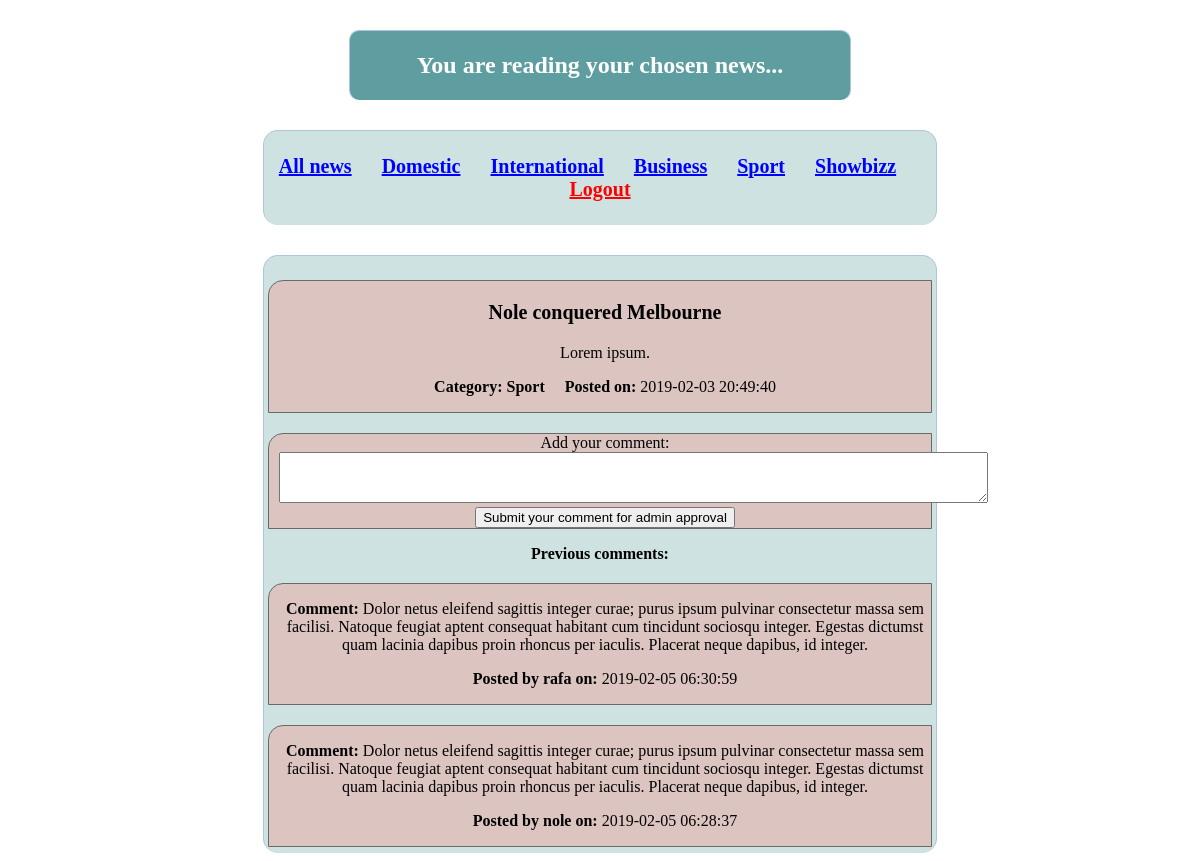
Screenshot of /myWebApp/news/show.php?idnews=1&username=AdoMino with the database file from the repository.
### tables this page shows
CREATE TABLE IF NOT EXISTS `news` (
  `idnews` int(11) NOT NULL AUTO_INCREMENT,
  `ntitle` varchar(255) NOT NULL,
  `ncontent` text NOT NULL,
  `ncategory` enum('Domestic','International','Business','Sport','Showbizz') NOT NULL,
  `ndatetime` datetime NOT NULL DEFAULT CURRENT_TIMESTAMP,
  PRIMARY KEY (`idnews`)
);

CREATE TABLE IF NOT EXISTS `comments` (
  `idcomment` int(11) NOT NULL AUTO_INCREMENT,
  `comment` text NOT NULL,
  `iduser` int(11) NOT NULL,
  `idnews` int(11) NOT NULL,
  `cdatetime` datetime DEFAULT CURRENT_TIMESTAMP,
  `is_approved` bit(1) DEFAULT NULL,
  PRIMARY KEY (`idcomment`),
  KEY `iduser` (`iduser`),
  KEY `idnews` (`idnews`)
);

CREATE TABLE IF NOT EXISTS `users` (
  `iduser` int(11) NOT NULL AUTO_INCREMENT,
  `username` varchar(60) NOT NULL,
  `password` varchar(100) NOT NULL,
  `email` varchar(100) NOT NULL,
  `status` bit(1) DEFAULT NULL,
  `isblocked` bit(1) DEFAULT NULL,
  PRIMARY KEY (`iduser`)
);

### myWebApp/news/show.php (the view, shortened to what this page needs)
<!DOCTYPE html>
<html>
<head>
	<link rel="stylesheet" type="text/css" href="../admin/style.css">
</head>
<?php
if(isset($_GET['idnews'])){
	$idnews = $_GET['idnews'];
	}
?>
<body>
	<div class="adminheader">
	<h2>You are reading your chosen news...</h2>
	</div>
	<div class="subheader">
		<?php include_once 'subheadernews.php'; ?>
	</div>
	<div class="subheader">
		<?php
			require('../konekcija.php');
			$query = "SELECT * FROM news WHERE idnews = '{$idnews}'";
			$result = mysqli_query ($conn, $query);
			$row = mysqli_fetch_assoc($result);
			?>
				<div class = "news">
						<p style="font-size:20px"><b><?php echo $row['ntitle']; ?></b></p>
						<p><?php echo $row['ncontent']; ?></p>
						<p><b>Category: <?php echo $row['ncategory']; ?></b>&nbsp;&nbsp;&nbsp;&nbsp;&nbsp;<b>Posted on: </b><?php echo $row['ndatetime']; ?></p>
				</div>
				<div class = "news">
					<form action = "#" method = "post">
						<label>Add your comment:<br/>
						<textarea name = "comment" rows="3" cols="86"></textarea></label></br>
						<input type = "submit" name = "submit" value = "Submit your comment for admin approval"></br>
					</form>
					<?php include_once 'addYourComment.php'; ?>
				</div>
					<p><b><?php echo "Previous comments:"; ?></b></p>
					<?php include_once ('previousComments.php'); ?>
	</div>
</body>
</html>

### myWebApp/news/previousComments.php (shortened to what this page needs)
<?php
			require('../konekcija.php');
			$queryc = "SELECT * FROM comments WHERE idnews='{$idnews}'";
			$resultc1 = mysqli_query ($conn, $queryc);
			if(mysqli_num_rows($resultc1) > 0){
				$resultc2 = array();
				while ($row = mysqli_fetch_assoc($resultc1)){
					array_push($resultc2, $row);
				}
			}else{
				die("<b>No previous comments available.</b>");
				}
			$resultc3 = array_reverse($resultc2);
			for ($row = 0; $row < count ($resultc3); $row++){
				?>
				<div class = "news">
						<p><b>Comment: </b><?php echo $resultc3[$row]['comment']; ?></p>
						<?php $cUserId = $resultc3[$row]['iduser'];
						?>
						<?php $query = "SELECT * FROM users WHERE iduser='{$cUserId}'";
						$result = mysqli_query($conn, $query);
						if(mysqli_num_rows($result) === 1) {
						$res = mysqli_fetch_assoc($result);
						$comUsername= $res['username'];}?>
						<p><b>Posted by <?php echo $comUsername; ?> on: </b><?php echo $resultc3[$row]['cdatetime']; ?></p>
				</div>
				<?php
				}
			?>

### myWebApp/admin/style.css (style rules this page uses)
.subheader { width: 56%; margin: 30px auto 0px; color: black; background: rgb(95, 158, 160, 0.3); text-align: center; border: 1px solid #B0C4DE; border-bottom: none; border-radius: 15px; padding: 4px; }
.adminheader { width: 42%; margin: 30px auto 0px; color: white; background: rgb(95, 158, 160); text-align: center; border: 1px solid #B0C4DE; border-bottom: none; border-radius: 10px 10px 10px 10px; padding: 1px; }
.news { background-color: rgba(250, 128, 114, 0.3); padding-left: 10px; margin-bottom: 2px; margin-top: 20px; border-radius: 15px 0px 0px 0px; border: 1px solid #696969; }

### rows the page displays
news: ntitle "Nole conquered Melbourne", ncontent "Lorem ipsum.", ncategory "Sport", ndatetime "2019-02-03 20:49:40"
comments: comment "Dolor netus eleifend sagittis integer curae; purus ipsum pulvinar consectetur massa sem facilisi. Natoque feugiat aptent consequat habitant cum tincidunt sociosqu integer. Egestas dictumst quam lacinia dapibus proin rhoncus per iaculis. Placerat neque dapibus, id integer.", iduser.username "rafa", cdatetime "2019-02-05 06:30:59"
comments: comment "Dolor netus eleifend sagittis integer curae; purus ipsum pulvinar consectetur massa sem facilisi. Natoque feugiat aptent consequat habitant cum tincidunt sociosqu integer. Egestas dictumst quam lacinia dapibus proin rhoncus per iaculis. Placerat neque dapibus, id integer.", iduser.username "nole", cdatetime "2019-02-05 06:28:37"
